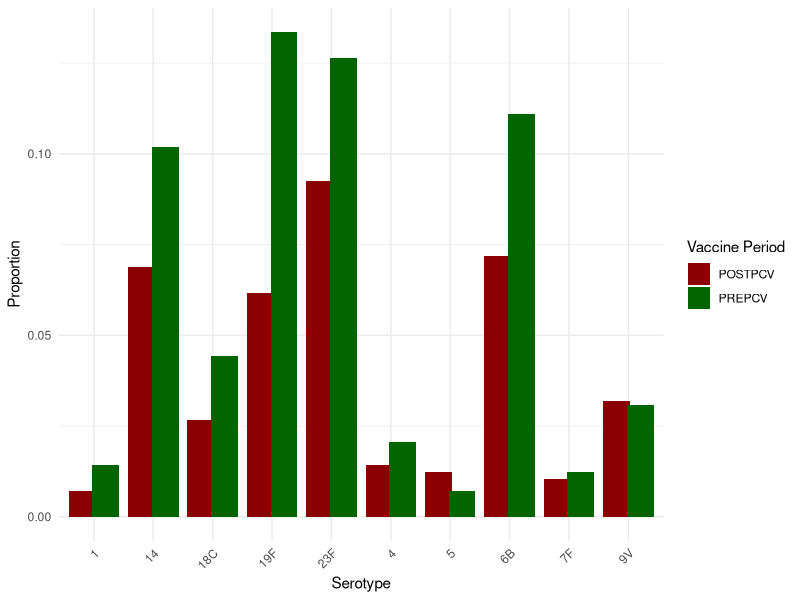
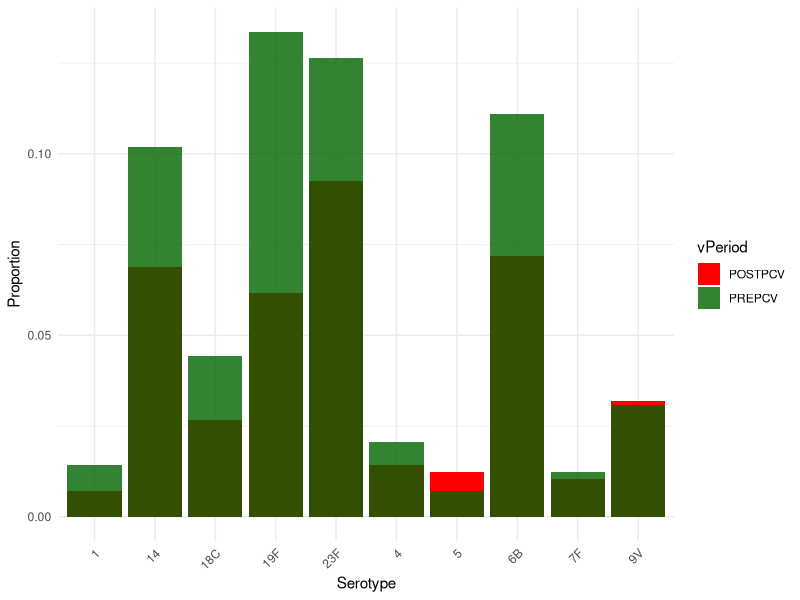
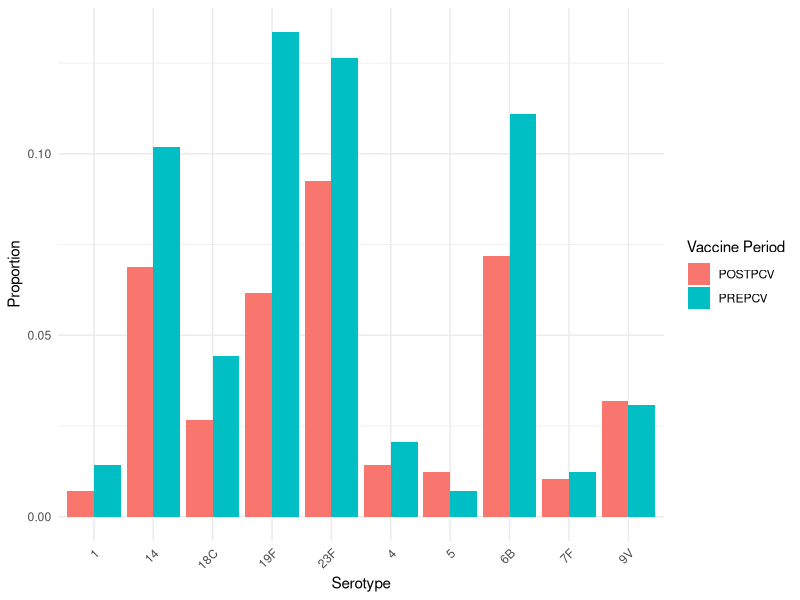
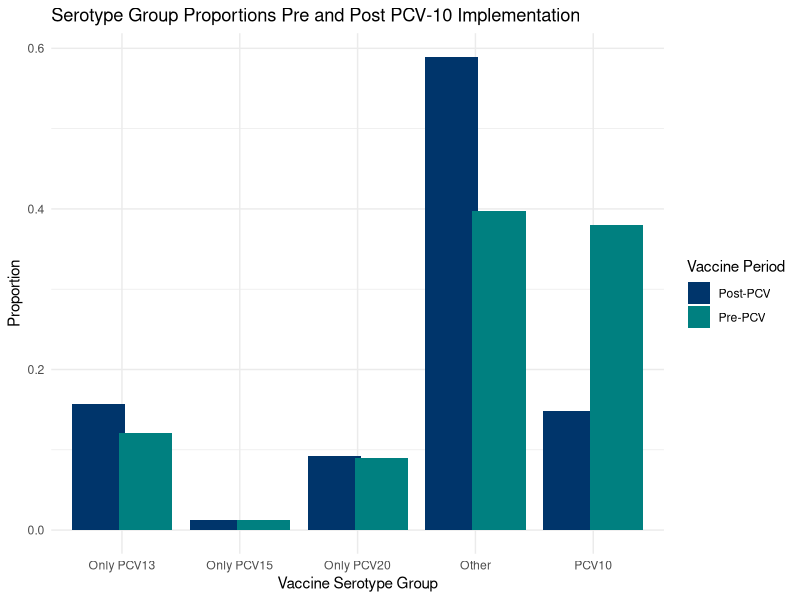
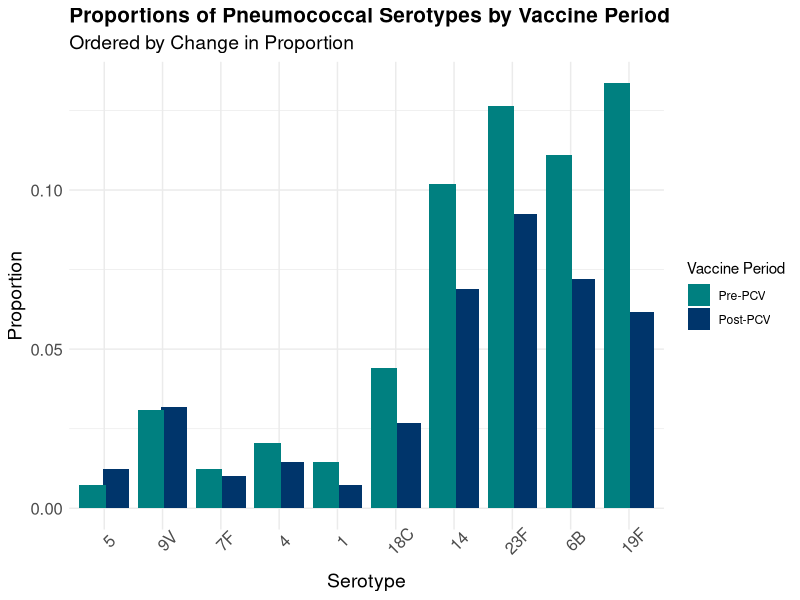

The R script that drew these images, in order:
## ---- chunk 1
library(ggplot2)
library(dplyr)
library(tidyr)
## ---- chunk 2
# Loading in the datasets
nepalGps = read.csv("nepal_gps.csv")
nepalNonGps = read.csv("nepal.csv")
## ---- chunk 3
# Selecting only the columns we need from the gps data
GpsShortened <- nepalGps[, c("Year", "Clinical_manifestation", "In_silico_serotype", "Vaccine_period")]
## ---- chunk 4
# Adding a column of whether or not the serotype was targeted in the PCV10 vaccine
pcv10Serotypes1 <- c('1', '4', '5', '6B', '7F', '9V', '14', '18C', '19F', '23F')

GpsShortened$PCV10_group <- ifelse(GpsShortened$In_silico_serotype %in% pcv10Serotypes1,"PCV10", "Non-PCV10")
## ---- chunk 5
# Selecting only carriage cases and cleaning
pcv10GpsCarriage <- GpsShortened %>%
  filter(Clinical_manifestation == "CARRIAGE") %>%
  filter(!(In_silico_serotype %in% c("COVERAGE TOO LOW", "UNTYPABLE", "SWISS_NT", "ALTERNATIVE_ALIB_NT"))) %>%
    mutate(vPeriod = case_when(
    Vaccine_period == "POSTPCV10-2YR" ~ "POSTPCV",
    Vaccine_period == "POSTPCV10-3YR" ~ "POSTPCV",
    TRUE ~ Vaccine_period 
  ))
## ---- chunk 6
# Grouping by year and serotype
#readyAlmost <- pcv10GpsCarriage %>%
#  dplyr::select(Year, In_silico_serotype, PCV10_group, vPeriod) %>%
#  group_by(Year, In_silico_serotype) %>%
#  dplyr::summarize(IPDCount = n(), .groups = "drop")

readyAlmostGps <- pcv10GpsCarriage %>%
  dplyr::select(Year, In_silico_serotype, PCV10_group, vPeriod) %>%
  group_by(Year, In_silico_serotype) %>%
  dplyr::summarize(
    IPDCount = n(),
    PCV10_group = first(PCV10_group),     
    vPeriod = first(vPeriod),            
    .groups = "drop")
## ---- chunk 7
# Pivoting the non gps dataset
pcv10NonGpsCarriage <- nepalNonGps %>%
  # Selecting year columns
  dplyr::select(Serotype, X2014n, X2015n, X2017n, X2018n, X2019n, X2021n) %>%
  # Formating data frame
  pivot_longer(cols = starts_with('X'),
               names_to = "Year",
               values_to = "Count") %>%
  # Removing X and n from the year counts
  mutate(Year = gsub("X|n", "", Year)) %>%
  group_by(Serotype)
## ---- chunk 8
# Adding a column of whether or not it is pre or post pcv
pcv10NonGpsCarriage2 <- pcv10NonGpsCarriage %>%
  mutate(vPeriod = case_when(
    Year == "2014" ~ "PREPCV",
    Year == "2015" ~ "PREPCV",
    Year == "2017" ~ "POSTPCV",
    Year == "2018" ~ "POSTPCV",
    Year == "2019" ~ "POSTPCV",
    Year == "2021" ~ "POSTPCV"))
## ---- chunk 9
nonGpsCleaned <- pcv10NonGpsCarriage2 %>% 
  filter(!(Serotype == "PCV10serotypes" | Serotype == "Total"))
## ---- chunk 10
# Adding a column that is whether or not the serotype is targeted by PCV10 or not
nonGpsCleaned2 <- nonGpsCleaned %>%
  mutate(PCV10_group = case_when(
    Serotype == "1" ~ "PCV10",
    Serotype == "4" ~ "PCV10",
    Serotype == "5" ~ "PCV10",
    Serotype == "6B" ~ "PCV10",
    Serotype == "7F" ~ "PCV10",
    Serotype == "9V" ~ "PCV10",
    Serotype == "14" ~ "PCV10",
    Serotype == "18C" ~ "PCV10",
    Serotype == "19F" ~ "PCV10",
    Serotype == "23F" ~ "PCV10",
    Serotype == "3" ~ "Non-PCV10",
    Serotype == "6A" ~ "Non-PCV10",
    Serotype == "19A" ~ "Non-PCV10",
    Serotype == "22F" ~ "Non-PCV10",
    Serotype == "33F" ~ "Non-PCV10",
    Serotype == "8" ~ "Non-PCV10",
    Serotype == "10A" ~ "Non-PCV10",
    Serotype == "11A" ~ "Non-PCV10",
    Serotype == "12F" ~ "Non-PCV10",
    Serotype == "15B" ~ "Non-PCV10",
    Serotype == "Other" ~ "Non-PCV10"))
## ---- chunk 11
# Renaming the serotype column for easy merging
names(readyAlmostGps)[names(readyAlmostGps) == "In_silico_serotype"] <- "Serotype"
## ---- chunk 12
# Merging the gps and nongps data together
mergedDf <- merge(readyAlmostGps, nonGpsCleaned2, by = c("Year", "Serotype", "vPeriod", "PCV10_group"), all = TRUE)
## ---- chunk 13
# Summing the counts from each dataset and filtering for only PCV10 serotypes for plotting purposes
mergedWithSum <- mergedDf %>%
  mutate(CCount = rowSums(across(c(IPDCount, Count)), na.rm = TRUE)) %>%
  dplyr::select(Year, Serotype, vPeriod, PCV10_group, CCount) %>%
  filter(PCV10_group == "PCV10")
## ---- chunk 14
# Calculating the proportion of cases from PCV10 serotypes out of all carriage cases
#serotypeProps <- mergedWithSum %>%
#  group_by(Vaccine_period, PCV10_group, In_silico_serotype) %>%  
#  summarise(n = n()) %>%  
#  mutate(proportion = n / sum(n))

# Step 1: Compute counts by vPeriod and Serotype
serotypeProps <- mergedWithSum %>%
  group_by(vPeriod, Serotype) %>%
  summarise(count = sum(CCount, na.rm = TRUE), .groups = "drop")

# Step 2: Compute proportions out of the grand total (not within vPeriod)
total_count_all <- sum(serotypeProps$count, na.rm = TRUE)

serotypeProps <- serotypeProps %>%
  mutate(proportion = count / total_count_all) %>%
  arrange(vPeriod)

## ---- chunk 15
#serotypeProps <- serotypeProps %>%
#  mutate(vPeriod = factor(vPeriod, levels = c("PREPCV", "POSTPCV")))


ggplot(serotypeProps, aes(x = Serotype, y = proportion, fill = vPeriod)) +
  geom_col(position = position_dodge(width = 0.8)) +
  scale_fill_manual(name = "Vaccine Period", values = c("PREPCV" = "darkgreen", "POSTPCV" = "darkred")) +
  labs(x = "Serotype", y = "Proportion") +
  theme_minimal() +
  theme(axis.text.x = element_text(angle = 45, hjust = 1))


## ---- chunk 16
# Creating a bar chart of pre vs post vaccine percentages of PCV10 serotypes ordered by percentage change by serotype
ggplot(serotypeProps, aes(x = Serotype, y = proportion)) +
  # Post period in background
  geom_col(data = subset(serotypeProps, vPeriod == "POSTPCV"),
           aes(fill = "POSTPCV"), 
           position = "identity") +
  # Pre period in foreground
  geom_col(data = subset(serotypeProps, vPeriod == "PREPCV"),
           aes(fill = "PREPCV"), 
           position = "identity", alpha = .8) +
  scale_fill_manual(name = "vPeriod", values = c("PREPCV" = "darkgreen", "POSTPCV" = "red")) +
  labs(x = "Serotype", y = "Proportion") +
  theme_minimal() +
  theme(axis.text.x = element_text(angle = 45, hjust = 1))
## ---- chunk 17
library(ggplot2)

ggplot(serotypeProps, aes(x = Serotype, y = proportion, fill = vPeriod)) +
  geom_col(position = "dodge") +
  labs(x = "Serotype", y = "Proportion", fill = "Vaccine Period") +
  theme_minimal() +
  theme(axis.text.x = element_text(angle = 45, hjust = 1))


## ---- chunk 18
# Getting the counts by serotype and period
preCounts <- serotypeProps %>%
  filter(vPeriod == "PREPCV") %>%
  dplyr::select(Serotype, preProp = proportion)

postCounts <- serotypeProps %>%
  filter(vPeriod == "POSTPCV") %>%
  dplyr::select(Serotype, postProp = proportion)
## ---- chunk 19
# Calculating the difference in proportions from pre to post pcv period
changeTable <- left_join(preCounts, postCounts, by = "Serotype") %>%
  mutate(diffProp = postProp - preProp) %>%
  arrange(desc(diffProp)) %>%
  mutate(Serotype = factor(Serotype, levels = Serotype))
## ---- chunk 20
# Factoring the serotype to make pre come before post
serotypeProps <- serotypeProps %>%
  mutate(Serotype = factor(Serotype, levels = levels(changeTable$Serotype)))
## ---- chunk 21
# Factoring so pre comes before post
serotypeProps$vPeriod <- factor(serotypeProps$vPeriod, levels = c("PREPCV", "POSTPCV"))

# Plotting
barProps <- 
ggplot(serotypeProps, aes(x = Serotype, y = proportion, fill = vPeriod)) +
  geom_col(position = position_dodge(width = 0.8)) +
  labs(title = "Proportions of Pneumococcal Serotypes by Vaccine Period",
       subtitle = "Ordered by Change in Proportion",
       x = "Serotype", y = "Proportion") +
  theme_minimal() +
  scale_fill_manual(
  name = "Vaccine Period",
  values = c("PREPCV" = "#008080", "POSTPCV" = "#00356B"),
  labels = c("PREPCV" = "Pre-PCV", "POSTPCV" = "Post-PCV")
) +
  theme(panel.spacing = unit(2, 'lines'),
        axis.text.x = element_text(angle = 45, size = 12),
            axis.text.y = element_text(size = 12),
            axis.title = element_text(size = 12),
            axis.title.x = element_text(size = 14),
            axis.title.y =element_text(size = 14),
            plot.title = element_text(size = 15, face = "bold"),
            plot.subtitle = element_text(size = 14))

ggsave(filename="barChartProps.jpeg", plot = barProps, width=7, height=6)
## ---- chunk 22
# Using the same merge from above just without filtering for only PCV10 serotypes
mergedEVERYTHING <- mergedDf %>%
  mutate(CCount = rowSums(across(c(IPDCount, Count)), na.rm = TRUE)) %>%
  dplyr::select(Year, Serotype, vPeriod, PCV10_group, CCount)
## ---- chunk 23
# Defining other PCV groups
pcv10_serotypes <- c("1", "4", "5", "6B", "7F", "9V", "14", "18C", "19F", "23F")
pcv13_only      <- c("3", "6A", "19A")
pcv15_only      <- c("22F", "33F")
pcv20_only      <- c("8", "10A", "11A", "12F")
## ---- chunk 24
# Making a new variable that is more specific vaccine group
mergedEVERYTHING <- mergedEVERYTHING %>%
  mutate(vaccineGroup = case_when(
    Serotype %in% pcv10_serotypes ~ "PCV10",
    Serotype %in% pcv13_only ~ "Only PCV13",
    Serotype %in% pcv15_only ~ "Only PCV15",
    Serotype %in% pcv20_only ~ "Only PCV20",
    TRUE ~ "Other"
  ))

## ---- chunk 25
# Finding the counts of each case by vaccine group and period
groupProps <- mergedEVERYTHING %>%
  group_by(vPeriod, vaccineGroup) %>%
  summarise(count = sum(CCount, na.rm = TRUE), .groups = "drop")
## ---- chunk 26
# Calculating the proportion
groupProps <- groupProps %>%
  group_by(vPeriod) %>%
  mutate(proportion = count / sum(count)) %>%
  ungroup()
## ---- chunk 27
# Plotting
ggplot(groupProps, aes(x = vaccineGroup, y = proportion, fill = vPeriod)) +
  geom_col(position = position_dodge(width = 0.8)) +
  scale_fill_manual(
    name = "Vaccine Period",
    values = c("PREPCV" = "#008080", "POSTPCV" = "#00356B"),
    labels = c("PREPCV" = "Pre-PCV", "POSTPCV" = "Post-PCV")) +
  labs(
    x = "Vaccine Serotype Group",
    y = "Proportion",
    title = "Serotype Group Proportions Pre and Post PCV-10 Implementation") +
  theme_minimal()
